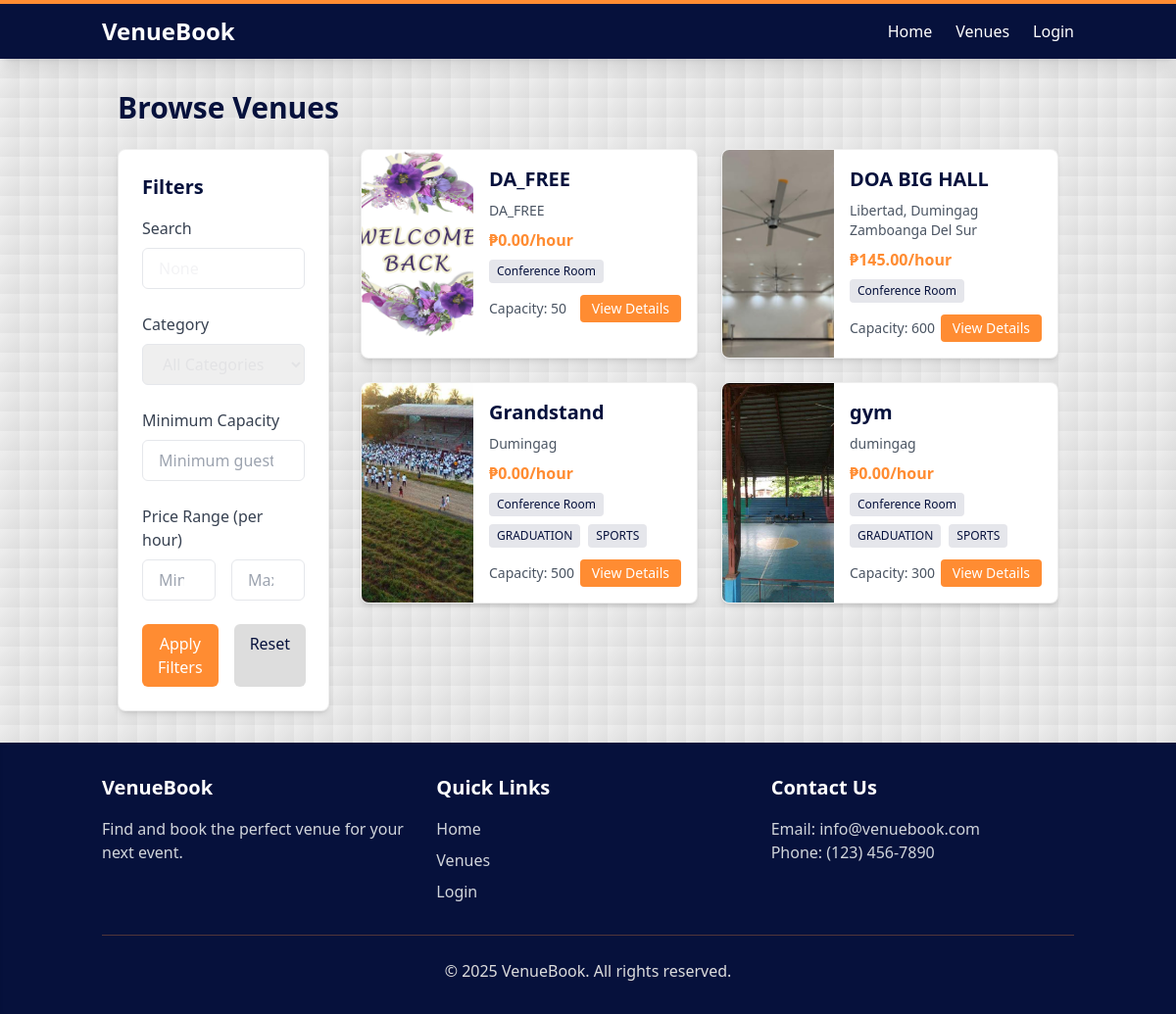
Screenshot of /venues/ with the database file from the repository.
### booking/models/venue.py (models this page shows, shortened)
class Venue(models.Model):
    STATUS_CHOICES = [
        ('active', 'Active'),
        ('maintenance', 'Under Maintenance'),
        ('inactive', 'Inactive'),
    ]
    name = models.CharField(max_length=200)
    description = models.TextField()
    address = models.CharField(max_length=255)
    capacity = models.PositiveIntegerField()
    hourly_rate = models.DecimalField(max_digits=10, decimal_places=2)
    image = models.ImageField(upload_to='venues/', blank=True, null=True)
    categories = models.ManyToManyField(Category, related_name='venues')
    manager = models.ForeignKey(VenueManager, on_delete=models.SET_NULL, null=True, related_name='managed_venues')
    status = models.CharField(max_length=20, choices=STATUS_CHOICES, default='active')
    created_at = models.DateTimeField(auto_now_add=True)
    updated_at = models.DateTimeField(auto_now=True)
    class Meta:
        ordering = ['name']

### booking/models/category.py (models this page shows, shortened)
class Category(models.Model):
    name = models.CharField(max_length=100)
    description = models.TextField(blank=True)
    class Meta:
        verbose_name_plural = "Categories"
        ordering = ['name']

### booking/views/venue_views.py (the view)
# urls.py: path('venues/', views.venue_list, name='venue_list'),
def venue_list(request):
    venues = Venue.objects.filter(status='active')
    categories = Category.objects.all()
    category_id = request.GET.get('category')
    if category_id:
        venues = venues.filter(categories__id=category_id)
    min_capacity = request.GET.get('min_capacity')
    if min_capacity:
        venues = venues.filter(capacity__gte=min_capacity)
    min_price = request.GET.get('min_price')
    max_price = request.GET.get('max_price')
    if min_price:
        venues = venues.filter(hourly_rate__gte=min_price)
    if max_price:
        venues = venues.filter(hourly_rate__lte=max_price)
    search_query = request.GET.get('search')
    if search_query:
        venues = venues.filter(
            Q(name__icontains=search_query) |
            Q(address__icontains=search_query) |
            Q(description__icontains=search_query)
        )
    context = {
        'venues': venues,
        'categories': categories,
        'search_query': search_query,
        'category_id': category_id,
        'min_capacity': min_capacity,
        'min_price': min_price,
        'max_price': max_price,
    }
    if request.headers.get('HX-Request'):
        return render(request, 'partials/venue_list.html', context)
    return render(request, 'booking/venue_list.html', context)

### booking/context_processors.py (called while the page is built, shortened)
def common_context(request):
    context = {
        'all_categories': Category.objects.all(),
    }
    return context

### templates/booking/venue_list.html (shortened to what this page needs)
{% extends 'base.html' %}
{% block content %}
<div class="container mx-auto px-4">
    <h1 class="text-3xl font-bold mb-6 text-primary">Browse Venues</h1>
    <div class="grid grid-cols-1 lg:grid-cols-4 gap-8">
        <div class="lg:col-span-1">
            <div class="bg-white rounded-lg shadow-md border border-light-gray/50 p-6 sticky top-4">
                <h2 class="text-xl font-semibold mb-4 text-primary">Filters</h2>
                <form hx-get="{% url 'venue_list' %}" hx-target="#venues-container" hx-trigger="change, submit" hx-push-url="true" class="space-y-6">
                    <div>
                        <label for="search" class="block text-gray-700 font-medium mb-2">Search</label>
                        <input type="text" id="search" name="search" value="{{ search_query }}"
                               class="w-full px-4 py-2 border rounded-md focus:outline-none focus:ring-2 focus:ring-accent"
                               placeholder="Search venues...">
                    </div>
                    <div>
                        <label class="block text-gray-700 font-medium mb-2">Category</label>
                        <select name="category" class="w-full px-4 py-2 border rounded-md focus:outline-none focus:ring-2 focus:ring-accent">
                            <option value="">All Categories</option>
                        </select>
                    </div>
                    <div>
                        <label for="min_capacity" class="block text-gray-700 font-medium mb-2">Minimum Capacity</label>
                        <input type="number" id="min_capacity" name="min_capacity" value="{{ min_capacity }}" min="1"
                               class="w-full px-4 py-2 border rounded-md focus:outline-none focus:ring-2 focus:ring-accent"
                               placeholder="Minimum guests">
                    </div>
                    <div>
                        <label class="block text-gray-700 font-medium mb-2">Price Range (per hour)</label>
                        <div class="grid grid-cols-2 gap-4">
                            <div>
                                <input type="number" name="min_price" value="{{ min_price }}" min="0" step="0.01"
                                       class="w-full px-4 py-2 border rounded-md focus:outline-none focus:ring-2 focus:ring-accent"
                                       placeholder="Min ₱">
                            </div>
                            <div>
                                <input type="number" name="max_price" value="{{ max_price }}" min="0" step="0.01"
                                       class="w-full px-4 py-2 border rounded-md focus:outline-none focus:ring-2 focus:ring-accent"
                                       placeholder="Max ₱">
                            </div>
                        </div>
                    </div>
                    <div class="flex space-x-4">
                        <button type="submit" class="bg-accent text-white py-2 px-4 rounded-md hover:bg-accent/80 focus:outline-none focus:ring-2 focus:ring-accent focus:ring-offset-2 transition flex-1">
                            Apply Filters
                        </button>
                        <a href="{% url 'venue_list' %}" class="bg-light-gray text-primary py-2 px-4 rounded-md hover:bg-light-gray/70 focus:outline-none focus:ring-2 focus:ring-primary/30 focus:ring-offset-2 transition text-center flex-1">
                            Reset
                        </a>
                    </div>
                </form>
            </div>
        </div>
        <div class="lg:col-span-3">
            <div id="venues-container">
                {% include 'partials/venue_list.html' %}
            </div>
        </div>
    </div>
</div>
{% endblock %}

### templates/partials/venue_list.html (shortened to what this page needs)
{% if venues %}
<div class="grid grid-cols-1 md:grid-cols-2 gap-6">
    {% for venue in venues %}
    <div class="bg-white rounded-lg shadow-md border border-light-gray/50 overflow-hidden hover:shadow-lg transition">
        <div class="flex flex-col md:flex-row">
            {% load svg_tags %}
            {% if venue.image %}
            <div class="md:w-1/3">
                <img src="{{ venue.image.url }}" alt="{{ venue.name }}" class="w-full h-full object-cover">
            </div>
            {% else %}
            <div class="md:w-1/3 bg-light-gray/30 flex items-center justify-center h-40 md:h-full">
                <div class="w-24 h-24 text-accent">
                    {% venue_icon venue %}
                </div>
            </div>
            {% endif %}
            <div class="p-4 md:w-2/3">
                <h3 class="text-xl font-semibold mb-2 text-primary">{{ venue.name }}</h3>
                <p class="text-gray-600 mb-2 text-sm">{{ venue.address }}</p>
                <p class="text-accent font-bold mb-2">₱{{ venue.hourly_rate }}/hour</p>
                <div class="flex flex-wrap gap-2 mb-3">
                    {% for category in venue.categories.all %}
                    <span class="bg-primary/10 text-primary text-xs px-2 py-1 rounded">{{ category.name }}</span>
                    {% endfor %}
                </div>
                <div class="flex justify-between items-center">
                    <span class="text-sm text-gray-600">Capacity: {{ venue.capacity }}</span>
                    <a href="{% url 'venue_detail' venue.id %}" class="bg-accent text-white py-1 px-3 rounded hover:bg-accent/80 transition text-sm">View Details</a>
                </div>
            </div>
        </div>
    </div>
    {% endfor %}
</div>
{% endif %}

### templates/base.html (style rules this page uses)
.pattern-dots { background-image: radial-gradient(currentColor 1px, transparent 1px); background-size: calc(10 * 1px) calc(10 * 1px); }
.pattern-size-2 { background-size: calc(20 * 1px) calc(20 * 1px); }

### rows the page displays
Venue: image (picture), name "DA_FREE", address "DA_FREE", hourly_rate "0.00", capacity "50"
Category: name "Conference Room"
Venue: image (picture), name "DOA BIG HALL", address "Libertad, Dumingag Zamboanga Del Sur", hourly_rate "145.00", capacity "600"
Venue: image (picture), name "Grandstand", address "Dumingag", hourly_rate "0.00", capacity "500"
Category: name "GRADUATION"
Category: name "SPORTS"
Venue: image (picture), name "gym", address "dumingag", hourly_rate "0.00", capacity "300"
